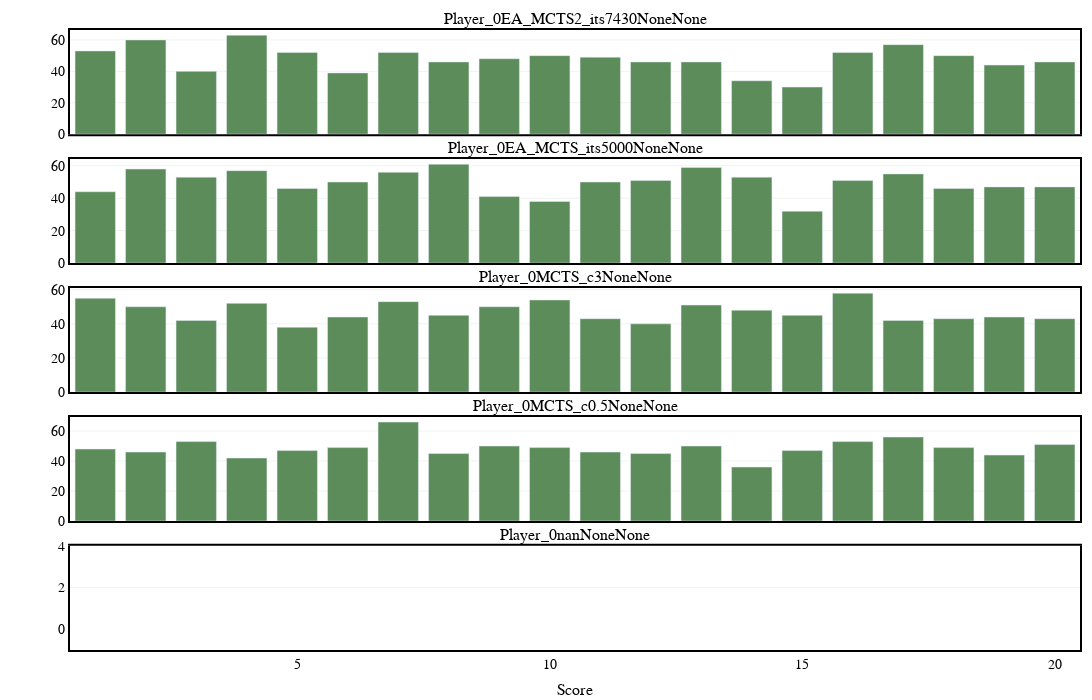

Notebook source saved alongside this figure:
### Code cell
#plots game level by game

#define variables
to_show = "Boxplot" #Average or Boxplot
#plot_separation_column = ["comp_initial_meeples", "comp_set_tile_sequence"]
row_separation_column = "Player_0"
column_separation_column = None#"comp_set_tile_sequence"
box_group_column = None#"Player_0"#"player_name"
x_column = "comp_game_number"#"current_iterations"#"pg_game_turn"
y_column = "Score_p1" #avg_leaf_node_depth
#y_column = "avg_leaf_node_depth"

#read data
logs_names = ["logs_by_game.csv"]#, "logs_by_action.csv", "logs_by_iteration.csv"]
logs_list = {logs_name:lm.read_csv(os.path.join(experiment_path, logs_name)) for logs_name in logs_names}
logs_index = 0
logs = logs_list[logs_names[logs_index]]
#filter data
logs = logs[logs["comp_initial_meeples"]==3]
logs = logs[logs["comp_set_tile_sequence"]==True]
print(logs["comp_set_tile_sequence"].unique())
print("logs length after filtering: ", len(logs))

#if len(plot_separation_column) > 1:
#    logs["plot_separation_column"] = logs[plot_separation_column[0]].astype(str) + " " + logs[plot_separation_column[1]].astype(str)
#    plot_separation_column = "plot_separation_column"

#order dataset
logs["order"] = pd.Categorical(logs["Player_0"], data_order)
logs = logs.sort_values("order")
logs = logs.dropna(subset=["order"])

#print(logs_list[logs_names[logs_index]].head())
#Calculate uniques
#plot_identifiers = logs[plot_separation_column].unique()
row_identifiers = logs[row_separation_column].unique() if row_separation_column is not None else [None]
column_identifiers = logs[column_separation_column].unique() if column_separation_column is not None else [None]
box_group_identifiers = logs[box_group_column].unique() if box_group_column is not None else [None]
colors = eu.generate_color_palette(len(box_group_identifiers)) if box_group_column is not None else ["#5B8C5A"]
#colors = ["#5B8C5A","#56638A", "#EC7316"]
print("row_identifiers", row_identifiers)
print("column_identifiers", column_identifiers)
print("box_group_identifiers", box_group_identifiers)

#Create figure
fig = make_subplots(rows=len(row_identifiers)
                        ,cols=len(column_identifiers)
                        ,shared_xaxes=True
                        ,shared_yaxes=True
                        ,vertical_spacing=0.04
                        ,row_heights=[1/len(row_identifiers) for _ in range(len(row_identifiers))]
                        ,subplot_titles = [str(row_separation_column) + str(r) + str(column_separation_column) + str(c) for r in row_identifiers for c in column_identifiers]
                        #, specs=[[{"secondary_y": True}] for _ in range(n_plots+1)]
                        ,x_title="Score"
                        #,y_title='Score'
                        #,print_grid=True
                        )

for row, row_identifier in enumerate(row_identifiers):
    for col, column_identifier in enumerate(column_identifiers):
    #for group_id, box_group_identifier in enumerate(box_group_identifiers):
        data = logs[logs[row_separation_column] == row_identifier] if row_separation_column is not None else logs
        data = data[data[column_separation_column] == column_identifier] if column_separation_column is not None else data
        
        fig.add_trace(go.Bar(x=data[x_column]
                            ,y=data[y_column]
                            ,orientation='v'
                            #,name=str(box_group_identifier)
                            , width=0.8
                            ,showlegend=False
                            #,legendgroup=str(box_group_identifier)
                            , marker={"color":colors[0]}
                            )
                        ,row=row+1
                        ,col=col+1)

fig.update_layout(margin=dict(l=70, r=10, t=30, b=50)
                        ,width=1200
                        ,height=700
                        ,plot_bgcolor='rgba(0,0,0,0)'
                        #,plot_bgcolor="lightgray"
                        #,boxmode='group'
                        ,font = dict(family = "Arial", size = 14, color = "black")
                        ,legend=dict(
                            title = "Scores by MCTS variant"
                            ,orientation="h"
                            ,yanchor="top"
                            ,y=-0.075
                            #,xanchor="center"
                            #,x=0.4
                            ,bgcolor="white"#"lightgray"#"rgba(200, 255, 255, 0.8)"
                            ,font = dict(family = "Arial", size = 14, color = "black")
                            ,bordercolor="Black"
                            ,borderwidth=2
                            ,itemsizing='trace'
                            ,itemwidth = 30
                            ) 
                        )
if to_show == "Average":
    fig.update_traces(mode='lines')
elif to_show == "Boxplot":
    fig.update_layout(boxmode='group')
fig.update_xaxes(showline=True
                        , linewidth=2
                        , linecolor='black'
                        , mirror=True
                        )

fig.update_yaxes(showline=True
                    ,mirror=True
                    , linewidth=2
                    , linecolor='black'
                    #, nticks=5
                    #,tickmode = 'linear'
                    #,tick0 = 0
                    , gridcolor="#5B8C5A"
                    , gridwidth=0.1
                    #, dtick=5000
                    ,showgrid=True
                    )
fig.show()

### Figure 1 — Plotly figure (JSON) as saved in the notebook; plotly's stock layout.template omitted (floating-point values rounded to 4 significant figures)
{"data": [{"marker": {"color": "#5B8C5A"}, "orientation": "v", "showlegend": false, "type": "bar", "width": 0.8, "x": [20, 3, 4, 5, 6, 7, 8, 9, 10, 11, 12, 13, 14, 15, 16, 17, 18, 19, 2, 1], "xaxis": "x", "y": [46, 40, 63, 52, 39, 52, 46, 48, 50, 49, 46, 46, 34, 30, 52, 57, 50, 44, 60, 53], "yaxis": "y"}, {"marker": {"color": "#5B8C5A"}, "orientation": "v", "showlegend": false, "type": "bar", "width": 0.8, "x": [1, 19, 20, 2, 3, 4, 5, 6, 8, 9, 7, 11, 12, 13, 14, 15, 16, 17, 18, 10], "xaxis": "x2", "y": [44, 47, 47, 58, 53, 57, 46, 50, 61, 41, 56, 50, 51, 59, 53, 32, 51, 55, 46, 38], "yaxis": "y2"}, {"marker": {"color": "#5B8C5A"}, "orientation": "v", "showlegend": false, "type": "bar", "width": 0.8, "x": [8, 3, 4, 5, 6, 7, 9, 18, 11, 12, 13, 14, 15, 16, 17, 2, 10, 1, 20, 19], "xaxis": "x3", "y": [45, 42, 52, 38, 44, 53, 50, 43, 43, 40, 51, 48, 45, 58, 42, 50, 54, 55, 43, 44], "yaxis": "y3"}, {"marker": {"color": "#5B8C5A"}, "orientation": "v", "showlegend": false, "type": "bar", "width": 0.8, "x": [20, 1, 2, 3, 4, 5, 6, 7, 19, 8, 10, 12, 13, 14, 15, 16, 17, 18, 9, 11], "xaxis": "x4", "y": [51, 48, 46, 53, 42, 47, 49, 66, 44, 45, 49, 45, 50, 36, 47, 53, 56, 49, 50, 46], "yaxis": "y4"}, {"marker": {"color": "#5B8C5A"}, "orientation": "v", "showlegend": false, "type": "bar", "width": 0.8, "x": [], "xaxis": "x5", "y": [], "yaxis": "y5"}], "layout": {"annotations": [{"font": {"size": 16}, "showarrow": false, "text": "Player_0EA_MCTS2_its7430NoneNone", "x": 0.5, "xanchor": "center", "xref": "paper", "y": 1, "yanchor": "bottom", "yref": "paper"}, {"font": {"size": 16}, "showarrow": false, "text": "Player_0EA_MCTS_its5000NoneNone", "x": 0.5, "xanchor": "center", "xref": "paper", "y": 0.792, "yanchor": "bottom", "yref": "paper"}, {"font": {"size": 16}, "showarrow": false, "text": "Player_0MCTS_c3NoneNone", "x": 0.5, "xanchor": "center", "xref": "paper", "y": 0.584, "yanchor": "bottom", "yref": "paper"}, {"font": {"size": 16}, "showarrow": false, "text": "Player_0MCTS_c0.5NoneNone", "x": 0.5, "xanchor": "center", "xref": "paper", "y": 0.376, "yanchor": "bottom", "yref": "paper"}, {"font": {"size": 16}, "showarrow": false, "text": "Player_0nanNoneNone", "x": 0.5, "xanchor": "center", "xref": "paper", "y": 0.168, "yanchor": "bottom", "yref": "paper"}, {"font": {"size": 16}, "showarrow": false, "text": "Score", "x": 0.5, "xanchor": "center", "xref": "paper", "y": 0, "yanchor": "top", "yref": "paper", "yshift": -30}], "boxmode": "group", "font": {"color": "black", "family": "Arial", "size": 14}, "height": 700, "legend": {"bgcolor": "white", "bordercolor": "Black", "borderwidth": 2, "font": {"color": "black", "family": "Arial", "size": 14}, "itemsizing": "trace", "itemwidth": 30, "orientation": "h", "title": {"text": "Scores by MCTS variant"}, "y": -0.075, "yanchor": "top"}, "margin": {"b": 50, "l": 70, "r": 10, "t": 30}, "plot_bgcolor": "rgba(0,0,0,0)", "width": 1200, "xaxis": {"anchor": "y", "domain": [0, 1], "linecolor": "black", "linewidth": 2, "matches": "x5", "mirror": true, "showline": true, "showticklabels": false}, "xaxis2": {"anchor": "y2", "domain": [0, 1], "linecolor": "black", "linewidth": 2, "matches": "x5", "mirror": true, "showline": true, "showticklabels": false}, "xaxis3": {"anchor": "y3", "domain": [0, 1], "linecolor": "black", "linewidth": 2, "matches": "x5", "mirror": true, "showline": true, "showticklabels": false}, "xaxis4": {"anchor": "y4", "domain": [0, 1], "linecolor": "black", "linewidth": 2, "matches": "x5", "mirror": true, "showline": true, "showticklabels": false}, "xaxis5": {"anchor": "y5", "domain": [0, 1], "linecolor": "black", "linewidth": 2, "mirror": true, "showline": true}, "yaxis": {"anchor": "x", "domain": [0.832, 1], "gridcolor": "#5B8C5A", "gridwidth": 0.1, "linecolor": "black", "linewidth": 2, "mirror": true, "showgrid": true, "showline": true}, "yaxis2": {"anchor": "x2", "domain": [0.624, 0.792], "gridcolor": "#5B8C5A", "gridwidth": 0.1, "linecolor": "black", "linewidth": 2, "mirror": true, "showgrid": true, "showline": true}, "yaxis3": {"anchor": "x3", "domain": [0.416, 0.584], "gridcolor": "#5B8C5A", "gridwidth": 0.1, "linecolor": "black", "linewidth": 2, "mirror": true, "showgrid": true, "showline": true}, "yaxis4": {"anchor": "x4", "domain": [0.208, 0.376], "gridcolor": "#5B8C5A", "gridwidth": 0.1, "linecolor": "black", "linewidth": 2, "mirror": true, "showgrid": true, "showline": true}, "yaxis5": {"anchor": "x5", "domain": [0, 0.168], "gridcolor": "#5B8C5A", "gridwidth": 0.1, "linecolor": "black", "linewidth": 2, "mirror": true, "showgrid": true, "showline": true}}}
